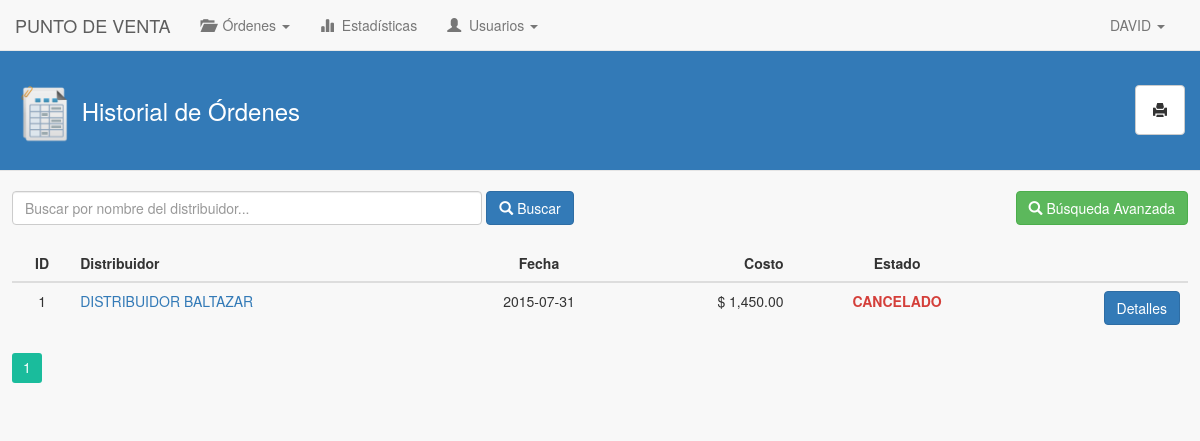
Screenshot of /puntoVenta/historialOrdenes/index.php (signed in) with the database file from the repository.
### tables this page shows
CREATE TABLE IF NOT EXISTS `usuario_punto_venta` (
  `id_usuario_pv` int(11) NOT NULL AUTO_INCREMENT,
  `nombre_usuario_pv` varchar(45) NOT NULL,
  `apellidos_usuario_pv` varchar(45) NOT NULL,
  `telefono_usuario_pv` varchar(45) NOT NULL,
  `direccion_usuario_pv` varchar(45) NOT NULL,
  `id_usuario_fk` int(11) NOT NULL,
  `id_punto_venta_fk` int(11) NOT NULL,
  PRIMARY KEY (`id_usuario_pv`),
  KEY `id_usuario_fk_idx` (`id_usuario_fk`),
  KEY `id_usuario_punto_venta_idx` (`id_punto_venta_fk`)
);

CREATE TABLE IF NOT EXISTS `ordenes_punto_venta` (
  `id_orden` int(11) NOT NULL AUTO_INCREMENT,
  `fecha_orden` date NOT NULL,
  `fecha_entrega_orden` date NOT NULL,
  `costo_orden` decimal(10,2) NOT NULL,
  `descripcion_orden` text,
  `descripcion_cancelacion` text,
  `descripcion_rechazo` text,
  `id_usuario_punto_venta_fk` int(11) NOT NULL,
  `id_distribuidor_fk` int(11) NOT NULL,
  `estado_orden` int(11) NOT NULL,
  PRIMARY KEY (`id_orden`),
  KEY `id_usuario_punto_venta_idx` (`id_usuario_punto_venta_fk`),
  KEY `id_distribuidor_fk_idx` (`id_distribuidor_fk`)
);

CREATE TABLE IF NOT EXISTS `empresa_distribuidores` (
  `id_distribuidor` int(11) NOT NULL AUTO_INCREMENT,
  `nombre_distribuidor` varchar(200) NOT NULL,
  `rfc_distribuidor` varchar(15) NOT NULL,
  `pais_distribuidor` varchar(100) NOT NULL,
  `estado_distribuidor` varchar(100) NOT NULL,
  `ciudad_distribuidor` varchar(100) NOT NULL,
  `cp_distribuidor` varchar(10) NOT NULL,
  `email_distribuidor` varchar(45) NOT NULL,
  `tel1_distribuidor` varchar(20) NOT NULL,
  `tel2_distribuidor` varchar(20) NOT NULL,
  `direccion_distribuidor` text NOT NULL,
  `id_usuario_que_registro` int(11) NOT NULL,
  `fecha_registro_dist` date NOT NULL,
  `fecha_modificacion_dist` date NOT NULL,
  `estado_d` int(1) NOT NULL DEFAULT '1',
  PRIMARY KEY (`id_distribuidor`)
);

### puntoVenta/historialOrdenes/index.php (the view, shortened to what this page needs)
<!DOCTYPE html>
<html>
	<head>
		<link rel="stylesheet" type="text/css" href="../../lib/bootstrap-3.3.5/css/bootstrap.min.css">
		<link rel='stylesheet' type='text/css' href='../../lib/pagination/css.css'/>
		<link rel="stylesheet" type="text/css" href="../../css/estilos.css">
	</head>
	<body>
		<?php
			include('../mod/navbar.php');
		?>
		<div class="contenido-general">
			<div class="modal-header">
				<h3 class="titulo-header">
					<h3 class="titulo-contenido">
						<img class="img-header" src="../../img/historial.png"> <span id="lbl-titulo">Historial de Órdenes</span>
						<button class="btn btn-default" id="btnReportes" onclick="generacionReportes();" data-toggle="tooltip" title="Generación e impresión de reportes"><i class="glyphicon glyphicon-print"></i> </button>
					</h3>
				</h3>
			</div>
			<br>
			<div class="div-buscar">
				<div class="form-inline">
					<input type="text" class="form-control" name="inputBuscar" id="inputBuscar" placeholder="Buscar por nombre del distribuidor..." onkeyup="if(event.keyCode == 13) buscarOrdenes();" autofocus>
					<button class="btn btn-primary" id="btnBuscar" onclick="buscarOrdenes();"><i class="glyphicon glyphicon-search"></i> Buscar</button>
					<button class="btn btn-success" id="btnAvanzada" onclick="busquedaAvanzada();"><i class="glyphicon glyphicon-search"></i> Búsqueda Avanzada</button>
				</div>
			</div>
			<div class="contenido-general-2">
				<br>
				<div id="paginacion-resultados">
					<table class="table">
						<thead>
							<tr>
								<th class="centro">ID</th>
								<th>Distribuidor</th>
								<th class="centro">Fecha</th>
								<th class="derecha">Costo</th>
								<th class="centro">Estado</th>
								<th></th>
							</tr>
						</thead>
						<tbody>
							<?php
								$consulta = "SELECT id_punto_venta_fk FROM usuario_punto_venta WHERE id_usuario_fk = ".$_SESSION['id_usuario'];
								$resultado = mysql_query($consulta);
								$row = mysql_fetch_array($resultado);
								$idUsuarioPvFK = $row['id_punto_venta_fk'];
								$cont = 0;
							    $consulta = "SELECT ords.id_orden, epqs.id_distribuidor, epqs.nombre_distribuidor, ords.fecha_entrega_orden, ords.costo_orden, ords.estado_orden FROM ordenes_punto_venta AS ords, empresa_distribuidores AS epqs WHERE ords.id_distribuidor_fk = epqs.id_distribuidor AND ords.id_usuario_punto_venta_fk = $idUsuarioPvFK ORDER BY ords.id_orden DESC";
								$resultado = mysql_query($consulta);
								while($row = mysql_fetch_array($resultado)){ ?>
									<tr>
						          		<td class="centro"><?php echo $row['id_orden']; ?></td>
						          		<td>
						          			<?php
						          				$idDistribuidor = $row['id_distribuidor'];
						          				$consulta2 = "SELECT * FROM empresa_distribuidores WHERE id_distribuidor = $idDistribuidor";
						          				$resultado2 = mysql_query($consulta2);
						          				$row2 = mysql_fetch_array($resultado2);
						          			?>
						          			<a href="#" class="popover-distribuidor"
						          				tabindex="0"
						          				data-toggle="popover"
						          				data-placement="right"
						          				data-trigger="focus"
						          				data-container="body"
						          				data-html="true"
						          				title="<center><strong><?php echo $row2['nombre_distribuidor']; ?></strong></center>"
						          				data-content="<table class='table'>
						          								<tr>
						          									<td><strong>RFC: </strong></td>
						          									<td><?php echo $row2['rfc_distribuidor']; ?></td>
						          								</tr>
						          								<tr>
						          									<td><strong>Ciudad: </strong></td>
						          									<td><?php echo $row2['ciudad_distribuidor']; ?></td>
						          								</tr>
						          								<tr>
						          									<td><strong>Dirección: </strong></td>
						          									<td><?php echo $row2['direccion_distribuidor']; ?></td>
						          								</tr>
						          								<tr>
						          									<td><strong>Teléfono(s): </strong></td>
						          									<td><?php echo $row2['tel1_distribuidor'].' / '.$row2['tel2_distribuidor']; ?></td>
						          								</tr>
						          								<tr>
						          									<td><strong>Email: </strong></td>
						          									<td><?php echo $row2['email_distribuidor']; ?></td>
						          								</tr>
						          							  <table>">
						          				<?php echo $row['nombre_distribuidor']; ?>
						          			</a>
						          		</td>
						          		<td class="centro"><?php echo $row['fecha_entrega_orden']; ?></td>
						          		<td class="derecha"><?php echo "$ ".number_format($row['costo_orden'], 2, '.', ',')	; ?></td>
					          			<?php
					          				$estado = $row['estado_orden'];
					          				switch($estado) {
					          					case '5': echo "<td class='centro cancelado'><span class='popover-estado link-estado' tabindex='0' data-toggle='popover' data-placement='top' data-trigger='focus' data-container='body' data-content='CANCELADO POR EMPAQUE'>CANCELADO</span></td>"; break;
					          				}
					          			?>
						          		<td class="derecha">
							        		<button class="btn btn-primary" onClick="mostrarDetalles(<?php echo $row['id_orden']; ?>)">Detalles</button>
							        	</td>
						    	    </tr>
								<?php $cont++;
								}
							?>
						</tbody>
					</table>
					<?php if($cont > 0){ ?>
						<div class="my-navigation" style="margin: 0px auto;">
							<div class="simple-pagination-page-numbers"></div>
							<br><br><br>
						</div>
					<?php } else{ ?>
						<div class="alert alert-info" role="alert" style="text-align: center;">
							<strong>Sin resultados...</strong> No hay órdenes registrados.
						</div>
					<?php } ?>
				</div>
			</div>
		</div>
	</body>
</html>

### puntoVenta/mod/navbar.php (shortened to what this page needs)
<?php
	$consulta = "SELECT nombre_usuario_pv FROM usuario_punto_venta WHERE id_usuario_fk = ".$_SESSION['id_usuario'];
	$resultado = mysql_query($consulta);
	$row = mysql_fetch_array($resultado);
	$nombreUsuario = $row['nombre_usuario_pv'];
?>
<nav class="navbar navbar-default navbar-fixed-top" role="navigation">
	<div class="container-fluid">
		<div class="navbar-header">
			<a href="../" class="navbar-brand">PUNTO DE VENTA</a>
		</div>
	  	<div class="collapse navbar-collapse" id="navbar-collapse-01">
	  		<ul class="nav navbar-nav">
				<li class="dropdown">
					<a href="#" class="dropdown-toggle" data-toggle="dropdown" role="button" aria-expanded="false"><span class="glyphicon glyphicon-folder-open"></span> &nbsp;Órdenes <span class="caret"></span></a>
				</li>
				<li><a href="../estadisticas/"><span class="glyphicon glyphicon-stats"></span> &nbsp;Estadísticas</a></li>
				<?php
					if($_SESSION['nivel_socio'] == 1){ ?>
						<li class="dropdown">
	  						<a href="#" class="dropdown-toggle" data-toggle="dropdown" role="button" aria-expanded="false"><span class="glyphicon glyphicon-user"></span> &nbsp;Usuarios <span class="caret"></span></a>
						</li>
					<?php }
				?>
	    	</ul>
	    	<ul class="nav navbar-nav navbar-right">
		        <li class="dropdown">
		          	<a href="#" class="dropdown-toggle" data-toggle="dropdown" role="button" aria-expanded="false"><span class="fui-user"></span> &nbsp;<?php echo $nombreUsuario; ?> <span class="caret"></span></a>
		        </li>
		    </ul>
	  	</div>
	</div>
</nav>

### css/estilos.css (style rules this page uses)
body { background-color: #F8F8F8; }
h3.titulo-header { color: #ffffff; }
h3.titulo-contenido { color: #ffffff; }
.modal-header { background-color: #337ab7; }
.img-header { width: 60px; }
.centro { text-align: center; }
.derecha { text-align: right; }
.navbar-right { margin-right: 5px; }
.contenido-general { background-color: #F8F8F8; margin: 0px auto; margin-top: 50px; width: 100%; }
.contenido-general-2 { margin: 0px auto; width: 98%; }
.div-buscar { margin: 0px auto; width: 98%; }
a { color: #337ab7; }
.cancelado { color: #d43f3a; font-weight: bold; }
.link-estado { cursor: pointer; }
#btnReportes { float: right; width: 50px; height: 50px; }
#btnAvanzada, #btnAgregarProducto, #btnAgregarCamion, #btnRegistrarUsuario { float: right; }
#inputBuscar { width: 40%; }

### rows the page displays
usuario_punto_venta: nombre_usuario_pv "DAVID"
ordenes_punto_venta: id_orden "1", id_distribuidor_fk.nombre_distribuidor "DISTRIBUIDOR BALTAZAR", fecha_entrega_orden "2015-07-31", costo_orden "1,450.00", estado_orden "CANCELADO"
